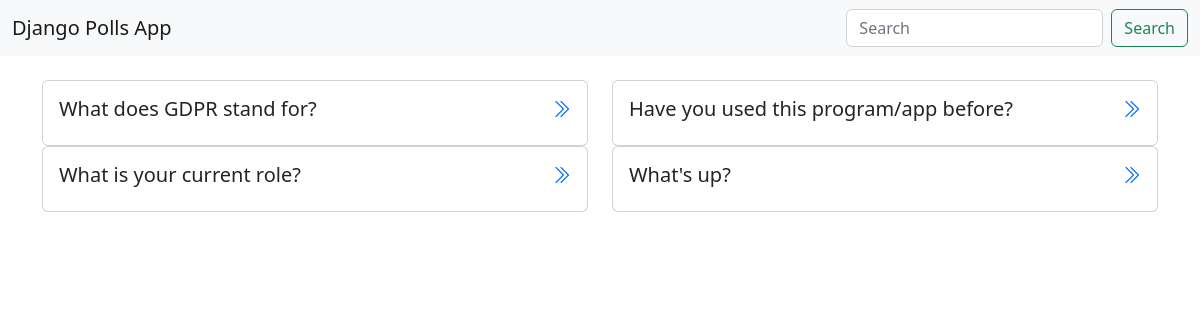
/polls/, run on an earlier commit of the app's database.
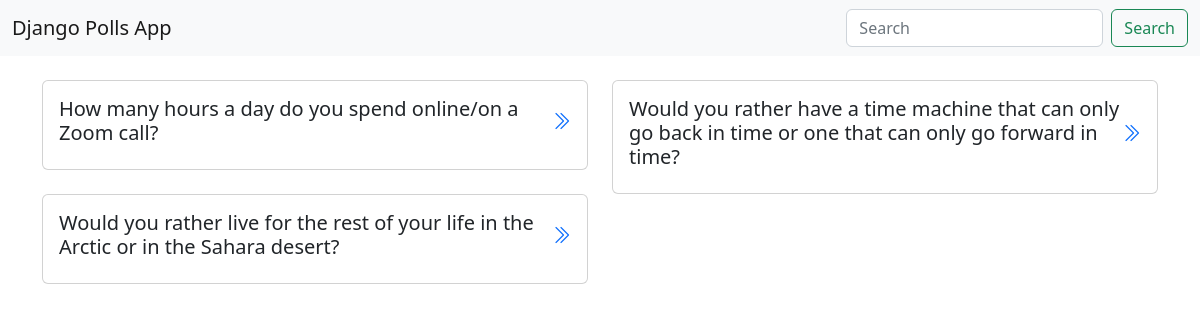
And on a later commit of the database.
### polls/models.py (models this page shows, shortened)
class Question(models.Model):
    question_text = models.CharField(max_length=200)
    pub_date = models.DateTimeField('date published')
    def was_published_recently(self):
        now = timezone.now()
        return now - datetime.timedelta(days=1) <= self.pub_date <= now
    was_published_recently.admin_order_field = 'pub_date'
    was_published_recently.boolean = True
    was_published_recently.short_description = 'Published recently?'

### polls/views.py (the view)
# urls.py: path('', views.IndexView.as_view(), name='index'),
class IndexView(generic.ListView):
    template_name = 'polls/index.html'
    context_object_name = 'latest_question_list'
    def get_queryset(self):
        return Question.objects.filter(
            pub_date__lte=timezone.now()
        ).order_by('-pub_date')[:5]

### polls/templates/polls/index.html (shortened to what this page needs)
{% extends 'base_site.html' %}
{% load static %}
{% block content %}
    <div class="row">
        {% if latest_question_list %}
            {% for question in latest_question_list %}
                <div class="col-sm-6">
                    <div class="card">
                        <div class="card-body">
                            <h5 class="card-title d-flex justify-content-between align-items-center">
                                <span>{{ question.question_text }}</span>
                                <a href="{% url 'polls:detail' question.id %}" class="stretched-link"><i
                                        class="bi bi-chevron-double-right"></i></a>
                            </h5>
                        </div>
                    </div>
                </div>
            {% endfor %}
        {% endif %}
    </div>
{% endblock %}

### templates/base_site.html (shortened to what this page needs)
{% load static %}
<!doctype html>
<html lang="en">
<head>
    <link href="{% static 'bootstrap-5.2.0-beta1-dist/css/bootstrap.min.css' %}" rel="stylesheet">
    <link rel="stylesheet" href="https://cdn.jsdelivr.net/npm/bootstrap-icons@1.8.3/font/bootstrap-icons.css">
</head>
<body>
<header>
    <nav class="navbar navbar-expand-lg bg-light">
        <div class="container-fluid">
            <a class="navbar-brand" href="{% url 'polls:index' %}">Django Polls App</a>
            <div class="collapse navbar-collapse" id="navbarSupportedContent">
                <form class="d-flex ms-auto" role="search">
                    <input class="form-control me-2" type="search" placeholder="Search" aria-label="Search">
                    <button class="btn btn-outline-success" type="submit">Search</button>
                </form>
            </div>
        </div>
    </nav>
</header>
<main class="container mt-4 mb-4">{% block content %}{% block breadcrumb %}{% endblock breadcrumb %}{% endblock content %}</main>
</body>
</html>

What changed in the data, as far as the page shows it:
removed Question: question_text "What does GDPR stand for?"
removed Question: question_text "Have you used this program/app before?"
removed Question: question_text "What is your current role?"
removed Question: question_text "What's up?"
added Question: question_text "How many hours a day do you spend online/on a Zoom call?"
added Question: question_text "Would you rather have a time machine that can only go back in time or one that can only go forward in time?"
added Question: question_text "Would you rather live for the rest of your life in the Arctic or in the Sahara desert?"
